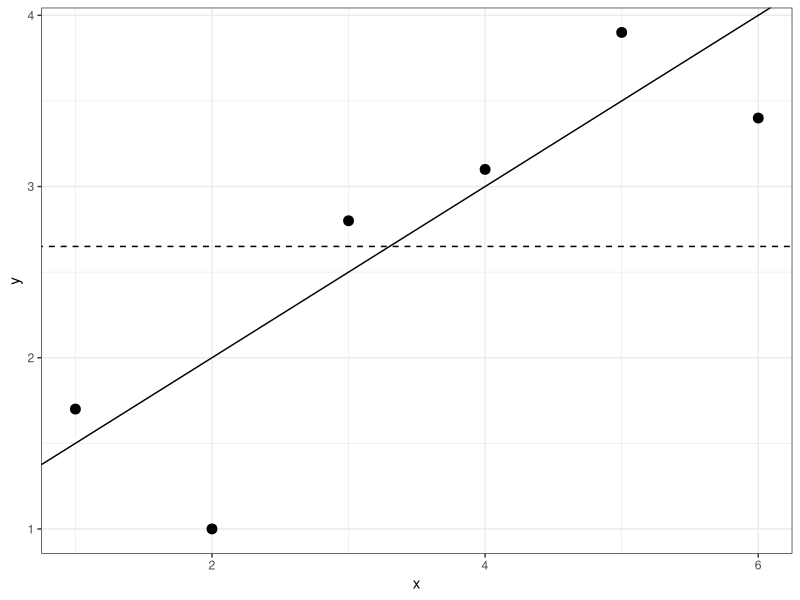
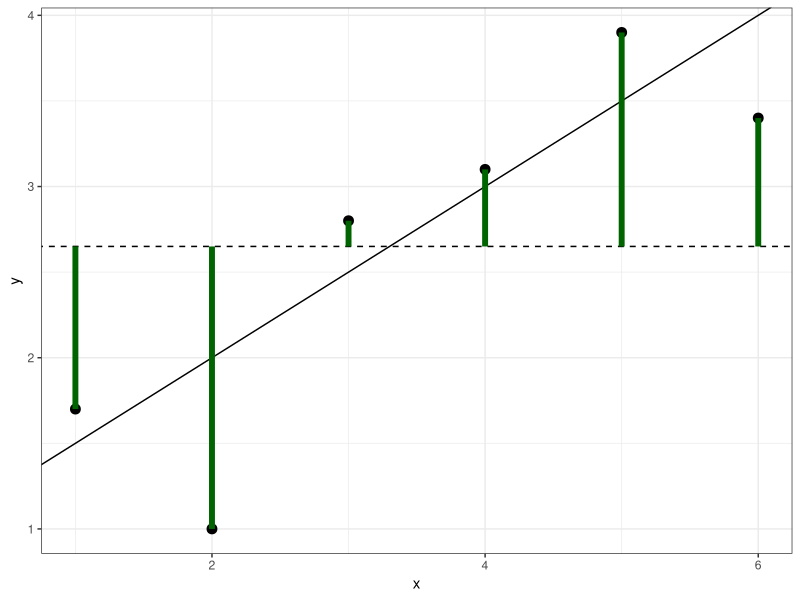
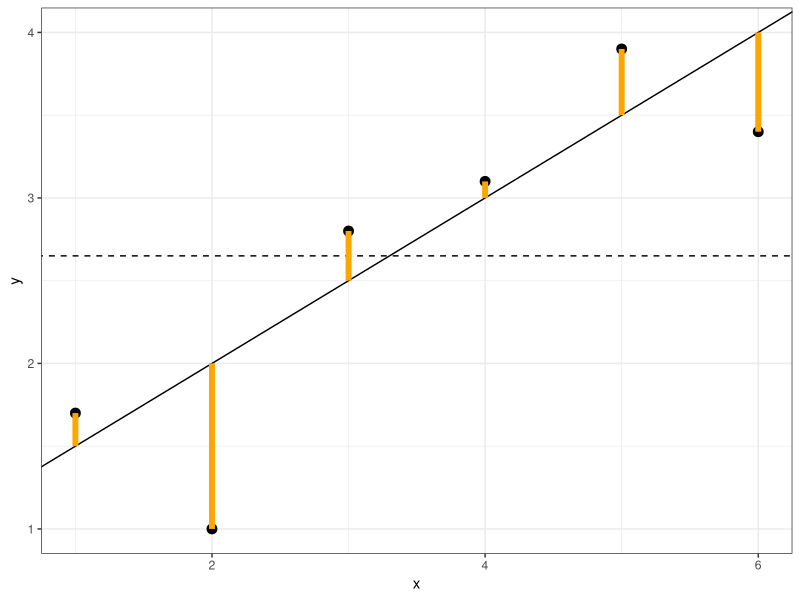
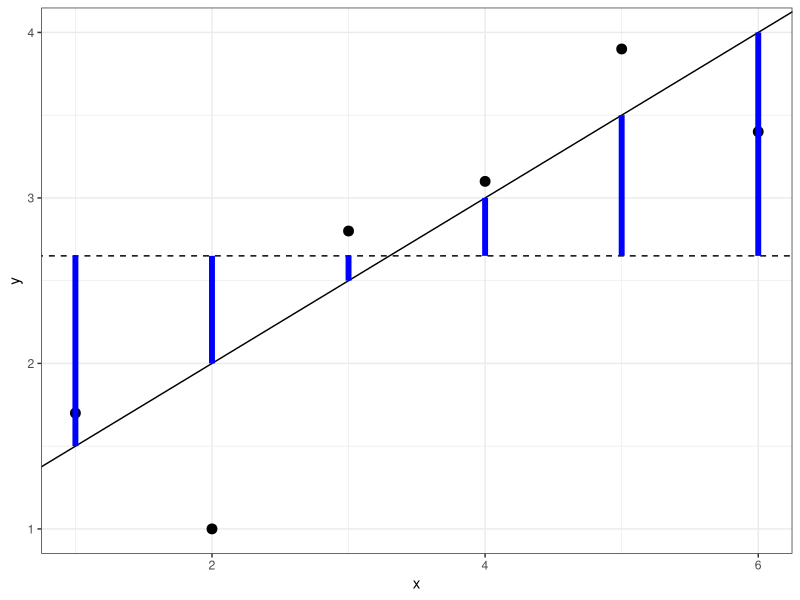
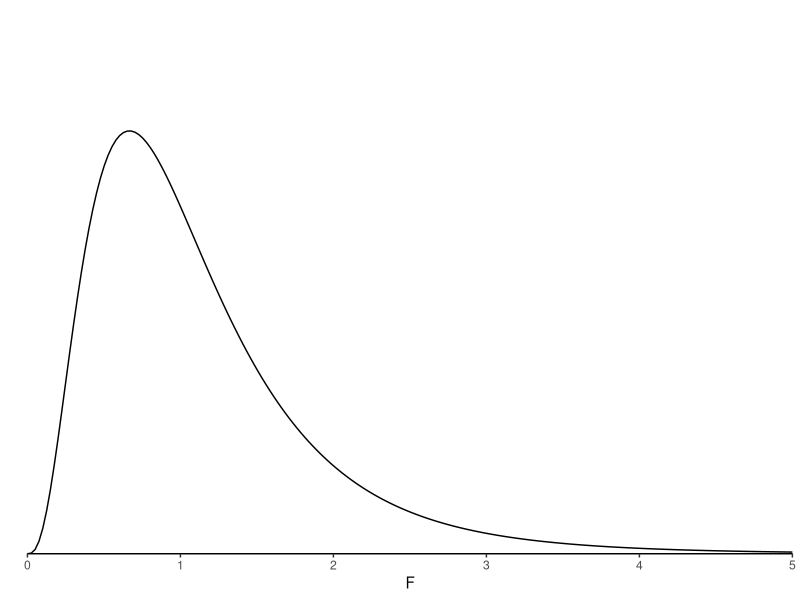

Write R code to recreate these figures, in order.
## ---- chunk 1
library(tidyverse)
library(palmerpenguins)
library(broom)
## ---- chunk 2
x <- 1:6
beta0 <- 1
beta1 <- 0.5
eps <- c(0.2, -1, 0.3, 0.1, 0.4, -0.6 )
muy <- beta0 + beta1* x
y <- muy  + eps
g_base <- ggplot() + theme_bw() + 
  geom_abline(aes(slope=beta1, intercept=beta0)) + 
  geom_abline(aes(slope=0, intercept=mean(y)), lty=2)+ 
  geom_point(aes(x=x, y=y), size=3)
## ---- chunk 3
g_base
## ---- chunk 4
g_base + geom_segment(aes(x=x, xend=x, y=mean(y), yend=y), col="darkgreen", lwd=2)
## ---- chunk 5
g_base + geom_segment(aes(x=x, xend=x, y=y, yend=muy), col="orange", lwd=2)

## ---- chunk 6
g_base + geom_segment(aes(x=x, xend=x, y=mean(y), yend=muy), col="blue", lwd=2)

## ---- chunk 7
x <- seq(0, 5, length=200)
fdx <- df(x, df1=8, df2=16)
ggplot() + theme_classic() + coord_cartesian(xlim=c(0, 5), ylim=c(0, 1), expand=F) +
  geom_line(aes(x=x, y=fdx)) + 
  theme(axis.line.y = element_blank()) + 
  xlab(expression(F)) + ylab("") + scale_y_continuous(breaks=NULL)+
  geom_hline(aes(yintercept=0)) 


